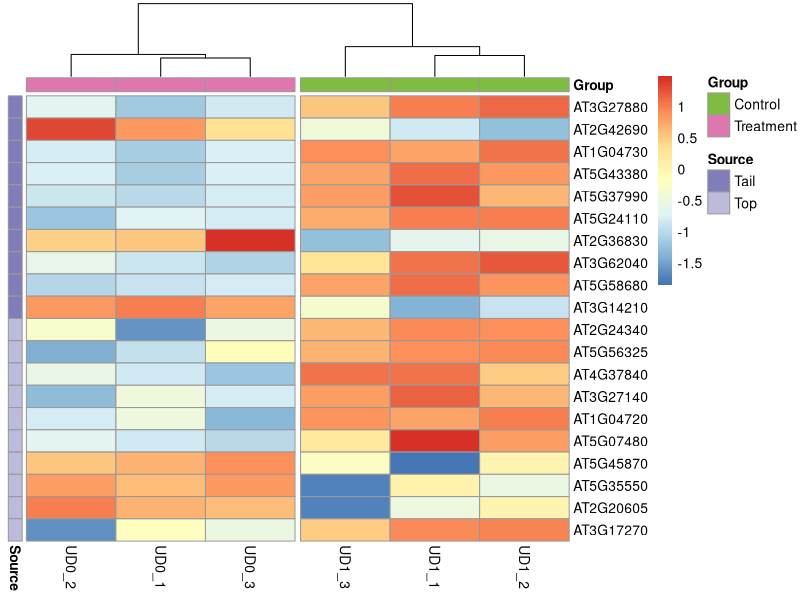

R code for this plot:
library(pheatmap)
library(edgeR)

#准备输入数据
raw.counts <- read.table("count_exon.txt",sep='\t',header = T,row.names = 1)
mu.raw.counts <- raw.counts[,c("UD1_1","UD1_2","UD1_3","UD0_1","UD0_2","UD0_3")]
edgerData <- read.table("edger.mutant.light.vs.dark.txt",sep = '\t',header = T,row.names = 1)
edgerData <- edgerData[edgerData$FDR < 0.05,]

#这里比较log2Foldchange的绝对值
edgerData$logFC <- abs(edgerData$logFC)
edgerData <- edgerData[order(edgerData$logFC),]
target <- rbind(head(edgerData,n=10),tail(edgerData,n=10))
counts.matrix <- mu.raw.counts[rownames(target),] 

#计算log10CPM
y <- DGEList(counts = counts.matrix)
CPM.matrix <- edgeR::cpm(y,log=F)
log10.CPM.matrix <- log10(CPM.matrix+1)

#计算z-scores
z.scores <- (log10.CPM.matrix - rowMeans(log10.CPM.matrix))/apply(log10.CPM.matrix,1,sd)

#作heatmap
annotation_col = data.frame(Group = factor(c(rep("Control",3),rep("Treatment",3))))
rownames(annotation_col) = colnames(z.scores)
annotation_row = data.frame(Source = factor(c(rep("Tail",10),rep("Top",10))))
rownames(annotation_row) = rownames(z.scores)
ann_colors = list(Group = c(Control = "#7FBC41", Treatment = "#DE77AE"),
                  Source = c(Tail = "#807DBA",Top = "#BCBBDC"))
pheatmap(z.scores,cutree_cols = 2,
         annotation_col = annotation_col,annotation_colors = ann_colors,annotation_row = annotation_row,
         cluster_rows=F, show_rownames=TRUE, cluster_cols=TRUE)
